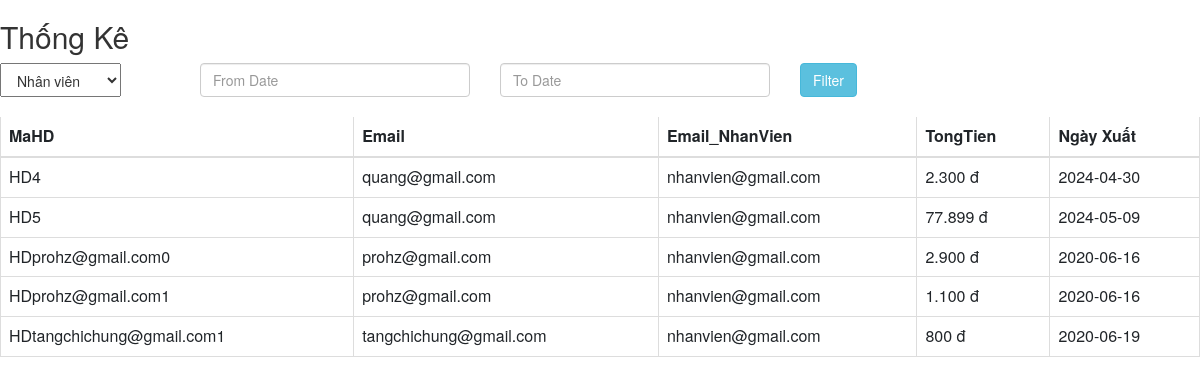
The app's page /admin/ThongKe.php, older data.
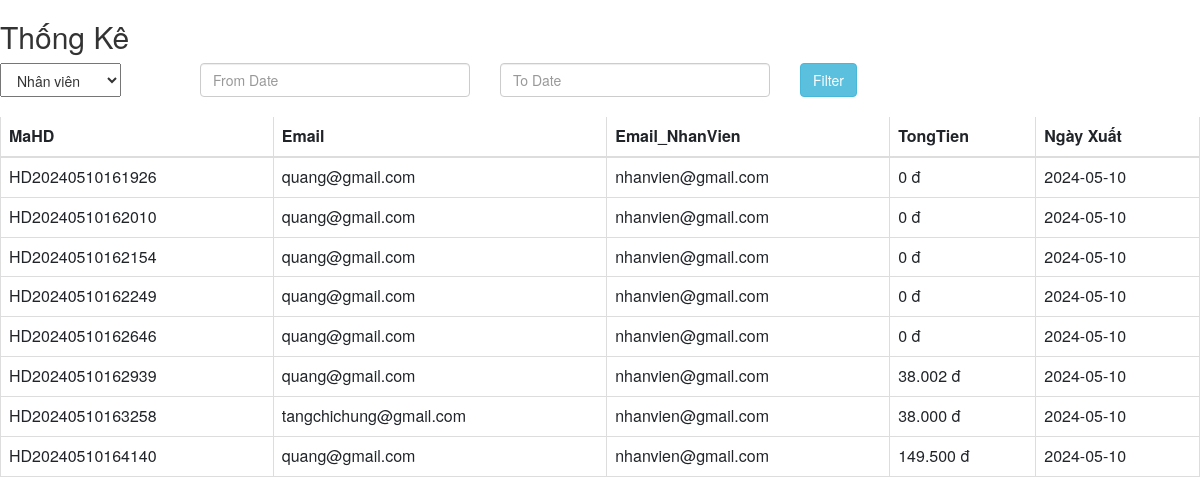
The same page, newer data.
### tables this page shows
CREATE TABLE `tblhoadon` (
  `MaHD` varchar(30) NOT NULL,
  `Email` varchar(30) NOT NULL,
  `TongTien` varchar(30) DEFAULT NULL,
  `TinhTrang` varchar(30) DEFAULT NULL,
  `NgayThang` date NOT NULL,
  `Email_NhanVien` varchar(30) NOT NULL,
  `SDT` varchar(20) NOT NULL,
  `DiaChi` varchar(50) NOT NULL
);

### admin/ThongKe.php (the view, shortened to what this page needs)
<?php
	include 'scripts.php';
?>
<link rel="stylesheet" href="https://maxcdn.bootstrapcdn.com/bootstrap/3.3.6/css/bootstrap.min.css" />
<div><h2>Thống Kê</h2></div>
<div>
	<div class="col-md-2 select1">
				<select name="selectRole1" id="selectRole1" style=" height:34px; padding-top: 6px; padding-bottom: 6px; padding-left: 12px; padding-right: 12px;">
					<option value="0" >Nhân viên</option>
				</select>
	</div>
	<div class="col-md-3">
	<input type="text" name="from_date" id="from_date" class="form-control" placeholder="From Date" />
	</div>
	<div class="col-md-3">
		<input type="text" name="to_date" id="to_date" class="form-control" placeholder="To Date" />
	</div>
	<div class="col-md-4">
		<input type="button" name="filter" id="filter" value="Filter" class="btn btn-info" />
	</div>
	<br/>
</div>
<div class="table-responsive" id="tableTK">
<?php
	$connection = mysqli_connect("localhost","root","","webdb");
	$query = "SELECT * FROM tblhoadon";
	$query_run = mysqli_query($connection,$query);
?>
<table class="table table-bordered"  width="100%" cellspacing="0">
	<thead>
		<tr>
			<th>MaHD</th>
			<th>Email</th>
			<th>Email_NhanVien</th>
			<th>TongTien</th>
			<th>Ngày Xuất</th>
		</tr>
	</thead>
	<tbody>
	<?php
		if(mysqli_num_rows($query_run)>0)
		{
			while($row = mysqli_fetch_assoc($query_run))
			{
				?>
		<tr>
			<td><?php echo $row['MaHD']; ?></td>
			<td><?php echo $row['Email']; ?></td>
			<td><?php echo $row['Email_NhanVien']?></td>
			<td><?php
			$price = number_format($row['TongTien'], 0, ',', '.') . ' đ';
			echo $price; ?></td>
			<td><?php echo $row['NgayThang'];?></td>
		</tr>
		<?php
			}
		}
		else{
			echo "<h2>Không tìm thấy hóa đơn</h2>";
		}
		?>
	</tbody>
</table>
</div>

Row changes from the older to the newer data that the page shows:
removed tblhoadon: MaHD "HD4", Email "quang@gmail.com", Email_NhanVien "nhanvien@gmail.com", TongTien "2.300 đ", NgayThang "2024-04-30"
removed tblhoadon: MaHD "HD5", Email "quang@gmail.com", Email_NhanVien "nhanvien@gmail.com", TongTien "77.899 đ", NgayThang "2024-05-09"
removed tblhoadon: MaHD "HDprohz@gmail.com0", Email "prohz@gmail.com", Email_NhanVien "nhanvien@gmail.com", TongTien "2.900 đ", NgayThang "2020-06-16"
removed tblhoadon: MaHD "HDprohz@gmail.com1", Email "prohz@gmail.com", Email_NhanVien "nhanvien@gmail.com", TongTien "1.100 đ", NgayThang "2020-06-16"
removed tblhoadon: MaHD "HDtangchichung@gmail.com1", Email "tangchichung@gmail.com", Email_NhanVien "nhanvien@gmail.com", TongTien "800 đ", NgayThang "2020-06-19"
added tblhoadon: MaHD "HD20240510161926", Email "quang@gmail.com", Email_NhanVien "nhanvien@gmail.com", TongTien "0 đ", NgayThang "2024-05-10"
added tblhoadon: MaHD "HD20240510162010", Email "quang@gmail.com", Email_NhanVien "nhanvien@gmail.com", TongTien "0 đ", NgayThang "2024-05-10"
added tblhoadon: MaHD "HD20240510162154", Email "quang@gmail.com", Email_NhanVien "nhanvien@gmail.com", TongTien "0 đ", NgayThang "2024-05-10"
added tblhoadon: MaHD "HD20240510162249", Email "quang@gmail.com", Email_NhanVien "nhanvien@gmail.com", TongTien "0 đ", NgayThang "2024-05-10"
added tblhoadon: MaHD "HD20240510162646", Email "quang@gmail.com", Email_NhanVien "nhanvien@gmail.com", TongTien "0 đ", NgayThang "2024-05-10"
added tblhoadon: MaHD "HD20240510162939", Email "quang@gmail.com", Email_NhanVien "nhanvien@gmail.com", TongTien "38.002 đ", NgayThang "2024-05-10"
added tblhoadon: MaHD "HD20240510163258", Email "tangchichung@gmail.com", Email_NhanVien "nhanvien@gmail.com", TongTien "38.000 đ", NgayThang "2024-05-10"
added tblhoadon: MaHD "HD20240510164140", Email "quang@gmail.com", Email_NhanVien "nhanvien@gmail.com", TongTien "149.500 đ", NgayThang "2024-05-10"
